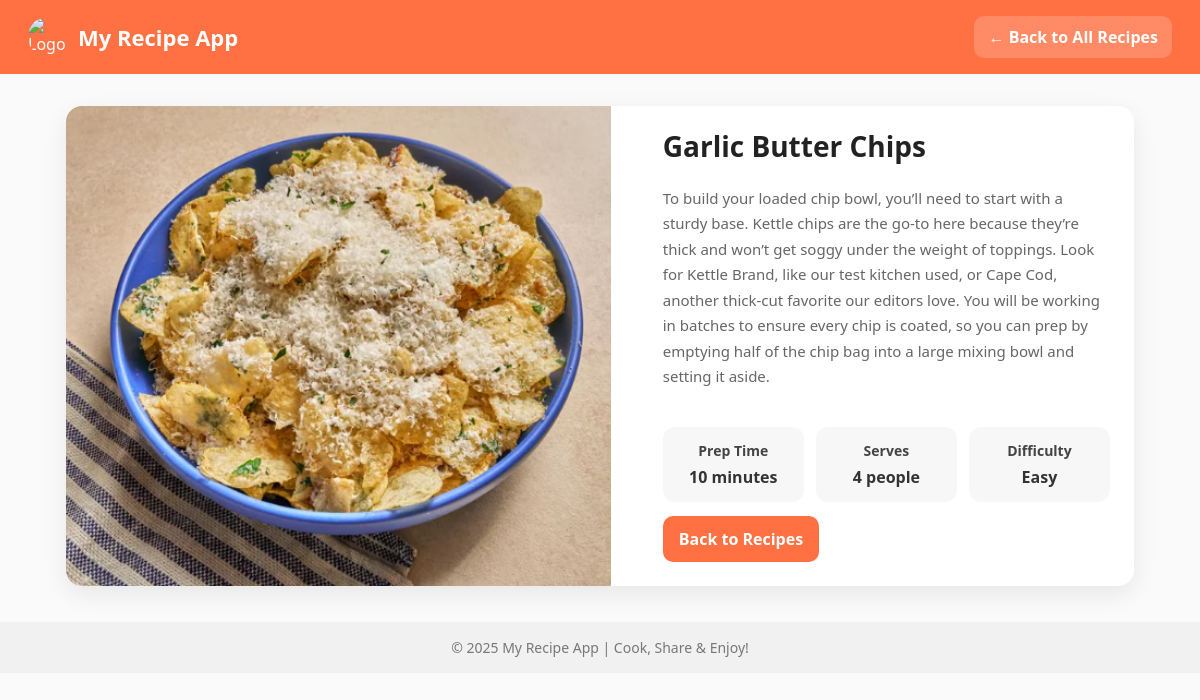
Screenshot of /detail_page/3/ with the database file from the repository.
### recipe_app/models.py (models this page shows)
class recipe_model(models.Model):
    recipe_name=models.CharField(max_length=20)
    description=models.TextField()
    image=models.ImageField(upload_to="recipes/")

### recipe_app/views.py (the view)
# urls.py: path("detail_page/<int:pk>/",views.detail_page,name="detail_page"),
def detail_page(request,pk):
    try:
        data=recipe_model.objects.get(pk=pk)
    except recipe_model.DoesNotExist:
        return HttpResponse("error",status=404)
    return render(request,"recipe_app/recipe_detail.html",{"data":data})

### recipe_app/templates/recipe_app/recipe_detail.html (shortened to what this page needs)
{% load static %}
<!DOCTYPE html>
<html lang="en">
<head>
  <link rel="stylesheet" href={% static 'recipe_app/recipe_detail.css' %} />
</head>
<body>
  <header class="header">
    <div class="logo">
      <img src="https://img.icons8.com/ios-filled/50/ffffff/chef-hat.png" alt="Logo">
      <h1>My Recipe App</h1>
    </div>
    <nav class="nav">
      <a class="btn btn-light" href="recipe_list.html">← Back to All Recipes</a>
    </nav>
  </header>
  <main class="container">
    <article class="detail-card">
      <div class="media">
        <img src="{{data.image.url}}" alt="{{data.name}}">
      </div>
      <div class="content">
        <h2 class="title">{{data.recipe_name}}</h2>
        <p class="description">
          {{data.description}}
        </p>
        <div class="info-grid">
          <div class="info">
            <h4>Prep Time</h4>
            <p>10 minutes</p>
          </div>
          <div class="info">
            <h4>Serves</h4>
            <p>4 people</p>
          </div>
          <div class="info">
            <h4>Difficulty</h4>
            <p>Easy</p>
          </div>
        </div>
        <div class="actions">
          <a href="{% url "view_recipe_page" %}" class="btn">Back to Recipes</a>
        </div>
      </div>
    </article>
  </main>
  <footer class="footer">
    © 2025 My Recipe App | Cook, Share & Enjoy!
  </footer>
</body>
</html>

### recipe_app/static/recipe_app/recipe_detail.css (style rules this page uses)
:root { --brand:#ff7043; --brand-dark:#e85c2d; --text:#333; --muted:#666; --bg:#fafafa; --card:#fff; --shadow:0 8px 24px rgba(0,0,0,.08); --radius:16px; }
* { box-sizing:border-box }
body { margin:0; font-family: 'Segoe UI', Tahoma, Geneva, Verdana, sans-serif; color:var(--text); background:var(--bg); }
.header { background:var(--brand); color:#fff; padding:16px 28px; display:flex; align-items:center; justify-content:space-between; }
.logo { display:flex;align-items:center;gap:10px }
.logo img { width:40px;height:40px;border-radius:50% }
.logo h1 { margin:0;font-size:22px;font-weight:700 }
.nav .btn-light { background:rgba(255,255,255,.18); color:#fff; padding:10px 14px; border-radius:10px; text-decoration:none; font-weight:600; transition:.25s; }
.container { max-width:1100px; margin:32px auto; padding:0 16px; }
.detail-card { display:grid; grid-template-columns: 1.1fr 1fr; gap:28px; background:var(--card); border-radius:var(--radius); box-shadow:var(--shadow); overflow:hidden; }
.media img { width:100%; height:100%; max-height:640px; object-fit:cover; display:block; }
.content { padding:24px; display:flex; flex-direction:column; gap:14px; }
.title { margin:0; font-size:28px; line-height:1.2; color:#222; }
.description { color:var(--muted); line-height:1.7; font-size:15px; margin-top:8px; }
.info-grid { display:grid; grid-template-columns: repeat(3, 1fr); gap:12px; margin-top:8px; }
.info { background:#f7f7f7; border-radius:12px; padding:14px; text-align:center; }
.info h4 { margin:0 0 6px; font-size:14px; color:#444; }
.info p { margin:0; font-weight:700; }
.actions { margin-top:auto }
.btn { display:inline-block; background:var(--brand); color:#fff; text-decoration:none; padding:12px 16px; border-radius:10px; font-weight:700; transition:.25s; }
.footer { text-align:center; padding:16px; margin-top:36px; background:#f1f1f1; color:#777; font-size:14px; }

### rows the page displays
recipe_model: image (picture), recipe_name "Garlic Butter Chips", description "To build your loaded chip bowl, you’ll need to start with a sturdy base. Kettle chips are the go-to here because they’re thick and won’t get soggy under the weight of toppings. Look for Kettle Brand, like our test kitchen used, or Cape Cod, another thick-cut favorite our editors love. You will be working in batches to ensure every chip is coated, so you can prep by emptying half of the chip bag into a large mixing bowl and setting it aside."
